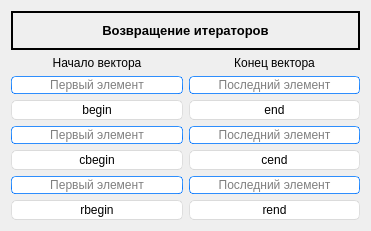
   <widget class="QWidget" name="">
    <property name="geometry">
     <rect>
      <x>10</x>
      <y>390</y>
      <width>371</width>
      <height>231</height>
     </rect>
    </property>
    <layout class="QVBoxLayout" name="verticalLayout_52">
     <item>
      <widget class="QLabel" name="label_25">
       <property name="font">
        <font>
         <pointsize>10</pointsize>
         <weight>75</weight>
         <bold>true</bold>
        </font>
       </property>
       <property name="styleSheet">
        <string notr="true">QLabel {
	color: #000000;
}</string>
       </property>
       <property name="frameShape">
        <enum>QFrame::Box</enum>
       </property>
       <property name="lineWidth">
        <number>2</number>
       </property>
       <property name="text">
        <string>Возвращение итераторов</string>
       </property>
       <property name="alignment">
        <set>Qt::AlignCenter</set>
       </property>
      </widget>
     </item>
     <item>
      <layout class="QVBoxLayout" name="verticalLayout_37">
       <item>
        <layout class="QHBoxLayout" name="horizontalLayout_5">
         <item>
          <widget class="QLabel" name="label_10">
           <property name="styleSheet">
            <string notr="true">QLabel {
	color: #000000;
}</string>
           </property>
           <property name="text">
            <string>Начало вектора</string>
           </property>
           <property name="alignment">
            <set>Qt::AlignCenter</set>
           </property>
          </widget>
         </item>
         <item>
          <widget class="QLabel" name="label_11">
           <property name="styleSheet">
            <string notr="true">QLabel {
	color: #000000;
}</string>
           </property>
           <property name="text">
            <string>Конец вектора</string>
           </property>
           <property name="alignment">
            <set>Qt::AlignCenter</set>
           </property>
          </widget>
         </item>
        </layout>
       </item>
       <item>
        <layout class="QHBoxLayout" name="horizontalLayout_2">
         <item>
          <layout class="QVBoxLayout" name="verticalLayout_23">
           <item>
            <layout class="QVBoxLayout" name="verticalLayout_16">
             <item>
              <widget class="QLineEdit" name="beginLine">
               <property name="styleSheet">
                <string notr="true">QLineEdit {
	border-width: 1px; border-radius: 4px;
	border-style: solid;
	border-color: qlineargradient(spread:pad, x1:0.5, y1:1, x2:0.5, y2:0, stop:0 rgba(0, 113, 255, 255), stop:1 rgba(91, 171, 252, 255));
}</string>
               </property>
               <property name="alignment">
                <set>Qt::AlignCenter</set>
               </property>
               <property name="placeholderText">
                <string>Первый элемент</string>
               </property>
              </widget>
             </item>
             <item>
              <widget class="QPushButton" name="begin">
               <property name="styleSheet">
                <string notr="true">QPushButton{
	border-style: solid;
	border-top-color: qlineargradient(spread:pad, x1:0.5, y1:1, x2:0.5, y2:0, stop:0 rgb(215, 215, 215), stop:1 rgb(222, 222, 222));
	border-right-color: qlineargradient(spread:pad, x1:0, y1:0.5, x2:1, y2:0.5, stop:0 rgb(217, 217, 217), stop:1 rgb(227, 227, 227));
	border-left-color: qlineargradient(spread:pad, x1:0, y1:0.5, x2:1, y2:0.5, stop:0 rgb(227, 227, 227), stop:1 rgb(217, 217, 217));
	border-bottom-color: qlineargradient(spread:pad, x1:0.5, y1:1, x2:0.5, y2:0, stop:0 rgb(215, 215, 215), stop:1 rgb(222, 222, 222));
	border-width: 1px;
	border-radius: 5px;
	color: rgb(0,0,0);
	padding: 2px;
	background-color: rgb(255,255,255);
}
QPushButton::default{
	border-style: solid;
	border-top-color: qlineargradient(spread:pad, x1:0.5, y1:1, x2:0.5, y2:0, stop:0 rgb(215, 215, 215), stop:1 rgb(222, 222, 222));
	border-right-color: qlineargradient(spread:pad, x1:0, y1:0.5, x2:1, y2:0.5, stop:0 rgb(217, 217, 217), stop:1 rgb(227, 227, 227));
	border-left-color: qlineargradient(spread:pad, x1:0, y1:0.5, x2:1, y2:0.5, stop:0 rgb(227, 227, 227), stop:1 rgb(217, 217, 217));
	border-bottom-color: qlineargradient(spread:pad, x1:0.5, y1:1, x2:0.5, y2:0, stop:0 rgb(215, 215, 215), stop:1 rgb(222, 222, 222));
	border-width: 1px;
	border-radius: 5px;
	color: rgb(0,0,0);
	padding: 2px;
	background-color: rgb(255,255,255);
}
QPushButton:hover{
	border-style: solid;
	border-top-color: qlineargradient(spread:pad, x1:0.5, y1:1, x2:0.5, y2:0, stop:0 rgb(195, 195, 195), stop:1 rgb(222, 222, 222));
	border-right-color: qlineargradient(spread:pad, x1:0, y1:0.5, x2:1, y2:0.5, stop:0 rgb(197, 197, 197), stop:1 rgb(227, 227, 227));
	border-left-color: qlineargradient(spread:pad, x1:0, y1:0.5, x2:1, y2:0.5, stop:0 rgb(227, 227, 227), stop:1 rgb(197, 197, 197));
	border-bottom-color: qlineargradient(spread:pad, x1:0.5, y1:1, x2:0.5, y2:0, stop:0 rgb(195, 195, 195), stop:1 rgb(222, 222, 222));
	border-width: 1px;
	border-radius: 5px;
	color: rgb(0,0,0);
	padding: 2px;
	background-color: rgb(255,255,255);
}
QPushButton:pressed{
	border-style: solid;
	border-top-color: qlineargradient(spread:pad, x1:0.5, y1:1, x2:0.5, y2:0, stop:0 rgb(215, 215, 215), stop:1 rgb(222, 222, 222));
	border-right-color: qlineargradient(spread:pad, x1:0, y1:0.5, x2:1, y2:0.5, stop:0 rgb(217, 217, 217), stop:1 rgb(227, 227, 227));
	border-left-color: qlineargradient(spread:pad, x1:0, y1:0.5, x2:1, y2:0.5, stop:0 rgb(227, 227, 227), stop:1 rgb(217, 217, 217));
	border-bottom-color: qlineargradient(spread:pad, x1:0.5, y1:1, x2:0.5, y2:0, stop:0 rgb(215, 215, 215), stop:1 rgb(222, 222, 222));
	border-width: 1px;
	border-radius: 5px;
	color: rgb(0,0,0);
	padding: 2px;
	background-color: rgb(142,142,142);
}
QPushButton:disabled{
	border-style: solid;
	border-top-color: qlineargradient(spread:pad, x1:0.5, y1:1, x2:0.5, y2:0, stop:0 rgb(215, 215, 215), stop:1 rgb(222, 222, 222));
	border-right-color: qlineargradient(spread:pad, x1:0, y1:0.5, x2:1, y2:0.5, stop:0 rgb(217, 217, 217), stop:1 rgb(227, 227, 227));
	border-left-color: qlineargradient(spread:pad, x1:0, y1:0.5, x2:1, y2:0.5, stop:0 rgb(227, 227, 227), stop:1 rgb(217, 217, 217));
	border-bottom-color: qlineargradient(spread:pad, x1:0.5, y1:1, x2:0.5, y2:0, stop:0 rgb(215, 215, 215), stop:1 rgb(222, 222, 222));
	border-width: 1px;
	border-radius: 5px;
	color: #808086;
	padding: 2px;
	background-color: rgb(142,142,142);
}</string>
               </property>
               <property name="text">
                <string>begin</string>
               </property>
              </widget>
             </item>
            </layout>
           </item>
           <item>
            <layout class="QVBoxLayout" name="verticalLayout_17">
             <item>
              <widget class="QLineEdit" name="cbeginLine">
               <property name="styleSheet">
                <string notr="true">QLineEdit {
	border-width: 1px; border-radius: 4px;
	border-style: solid;
	border-color: qlineargradient(spread:pad, x1:0.5, y1:1, x2:0.5, y2:0, stop:0 rgba(0, 113, 255, 255), stop:1 rgba(91, 171, 252, 255));
}</string>
               </property>
               <property name="alignment">
                <set>Qt::AlignCenter</set>
               </property>
               <property name="placeholderText">
                <string>Первый элемент</string>
               </property>
              </widget>
             </item>
             <item>
              <widget class="QPushButton" name="cbegin">
               <property name="styleSheet">
                <string notr="true">QPushButton{
	border-style: solid;
	border-top-color: qlineargradient(spread:pad, x1:0.5, y1:1, x2:0.5, y2:0, stop:0 rgb(215, 215, 215), stop:1 rgb(222, 222, 222));
	border-right-color: qlineargradient(spread:pad, x1:0, y1:0.5, x2:1, y2:0.5, stop:0 rgb(217, 217, 217), stop:1 rgb(227, 227, 227));
	border-left-color: qlineargradient(spread:pad, x1:0, y1:0.5, x2:1, y2:0.5, stop:0 rgb(227, 227, 227), stop:1 rgb(217, 217, 217));
	border-bottom-color: qlineargradient(spread:pad, x1:0.5, y1:1, x2:0.5, y2:0, stop:0 rgb(215, 215, 215), stop:1 rgb(222, 222, 222));
	border-width: 1px;
	border-radius: 5px;
	color: rgb(0,0,0);
	padding: 2px;
	background-color: rgb(255,255,255);
}
QPushButton::default{
	border-style: solid;
	border-top-color: qlineargradient(spread:pad, x1:0.5, y1:1, x2:0.5, y2:0, stop:0 rgb(215, 215, 215), stop:1 rgb(222, 222, 222));
	border-right-color: qlineargradient(spread:pad, x1:0, y1:0.5, x2:1, y2:0.5, stop:0 rgb(217, 217, 217), stop:1 rgb(227, 227, 227));
	border-left-color: qlineargradient(spread:pad, x1:0, y1:0.5, x2:1, y2:0.5, stop:0 rgb(227, 227, 227), stop:1 rgb(217, 217, 217));
	border-bottom-color: qlineargradient(spread:pad, x1:0.5, y1:1, x2:0.5, y2:0, stop:0 rgb(215, 215, 215), stop:1 rgb(222, 222, 222));
	border-width: 1px;
	border-radius: 5px;
	color: rgb(0,0,0);
	padding: 2px;
	background-color: rgb(255,255,255);
}
QPushButton:hover{
	border-style: solid;
	border-top-color: qlineargradient(spread:pad, x1:0.5, y1:1, x2:0.5, y2:0, stop:0 rgb(195, 195, 195), stop:1 rgb(222, 222, 222));
	border-right-color: qlineargradient(spread:pad, x1:0, y1:0.5, x2:1, y2:0.5, stop:0 rgb(197, 197, 197), stop:1 rgb(227, 227, 227));
	border-left-color: qlineargradient(spread:pad, x1:0, y1:0.5, x2:1, y2:0.5, stop:0 rgb(227, 227, 227), stop:1 rgb(197, 197, 197));
	border-bottom-color: qlineargradient(spread:pad, x1:0.5, y1:1, x2:0.5, y2:0, stop:0 rgb(195, 195, 195), stop:1 rgb(222, 222, 222));
	border-width: 1px;
	border-radius: 5px;
	color: rgb(0,0,0);
	padding: 2px;
	background-color: rgb(255,255,255);
}
QPushButton:pressed{
	border-style: solid;
	border-top-color: qlineargradient(spread:pad, x1:0.5, y1:1, x2:0.5, y2:0, stop:0 rgb(215, 215, 215), stop:1 rgb(222, 222, 222));
	border-right-color: qlineargradient(spread:pad, x1:0, y1:0.5, x2:1, y2:0.5, stop:0 rgb(217, 217, 217), stop:1 rgb(227, 227, 227));
	border-left-color: qlineargradient(spread:pad, x1:0, y1:0.5, x2:1, y2:0.5, stop:0 rgb(227, 227, 227), stop:1 rgb(217, 217, 217));
	border-bottom-color: qlineargradient(spread:pad, x1:0.5, y1:1, x2:0.5, y2:0, stop:0 rgb(215, 215, 215), stop:1 rgb(222, 222, 222));
	border-width: 1px;
	border-radius: 5px;
	color: rgb(0,0,0);
	padding: 2px;
	background-color: rgb(142,142,142);
}
QPushButton:disabled{
	border-style: solid;
	border-top-color: qlineargradient(spread:pad, x1:0.5, y1:1, x2:0.5, y2:0, stop:0 rgb(215, 215, 215), stop:1 rgb(222, 222, 222));
	border-right-color: qlineargradient(spread:pad, x1:0, y1:0.5, x2:1, y2:0.5, stop:0 rgb(217, 217, 217), stop:1 rgb(227, 227, 227));
	border-left-color: qlineargradient(spread:pad, x1:0, y1:0.5, x2:1, y2:0.5, stop:0 rgb(227, 227, 227), stop:1 rgb(217, 217, 217));
	border-bottom-color: qlineargradient(spread:pad, x1:0.5, y1:1, x2:0.5, y2:0, stop:0 rgb(215, 215, 215), stop:1 rgb(222, 222, 222));
	border-width: 1px;
	border-radius: 5px;
	color: #808086;
	padding: 2px;
	background-color: rgb(142,142,142);
}</string>
               </property>
               <property name="text">
                <string>cbegin</string>
               </property>
              </widget>
             </item>
            </layout>
           </item>
           <item>
            <layout class="QVBoxLayout" name="verticalLayout_18">
             <item>
              <widget class="QLineEdit" name="rbeginLine">
               <property name="styleSheet">
                <string notr="true">QLineEdit {
	border-width: 1px; border-radius: 4px;
	border-style: solid;
	border-color: qlineargradient(spread:pad, x1:0.5, y1:1, x2:0.5, y2:0, stop:0 rgba(0, 113, 255, 255), stop:1 rgba(91, 171, 252, 255));
}</string>
               </property>
               <property name="alignment">
                <set>Qt::AlignCenter</set>
               </property>
               <property name="placeholderText">
                <string>Первый элемент</string>
               </property>
              </widget>
             </item>
             <item>
              <widget class="QPushButton" name="rbegin">
               <property name="styleSheet">
                <string notr="true">QPushButton{
	border-style: solid;
	border-top-color: qlineargradient(spread:pad, x1:0.5, y1:1, x2:0.5, y2:0, stop:0 rgb(215, 215, 215), stop:1 rgb(222, 222, 222));
	border-right-color: qlineargradient(spread:pad, x1:0, y1:0.5, x2:1, y2:0.5, stop:0 rgb(217, 217, 217), stop:1 rgb(227, 227, 227));
	border-left-color: qlineargradient(spread:pad, x1:0, y1:0.5, x2:1, y2:0.5, stop:0 rgb(227, 227, 227), stop:1 rgb(217, 217, 217));
	border-bottom-color: qlineargradient(spread:pad, x1:0.5, y1:1, x2:0.5, y2:0, stop:0 rgb(215, 215, 215), stop:1 rgb(222, 222, 222));
	border-width: 1px;
	border-radius: 5px;
	color: rgb(0,0,0);
	padding: 2px;
	background-color: rgb(255,255,255);
}
QPushButton::default{
	border-style: solid;
	border-top-color: qlineargradient(spread:pad, x1:0.5, y1:1, x2:0.5, y2:0, stop:0 rgb(215, 215, 215), stop:1 rgb(222, 222, 222));
	border-right-color: qlineargradient(spread:pad, x1:0, y1:0.5, x2:1, y2:0.5, stop:0 rgb(217, 217, 217), stop:1 rgb(227, 227, 227));
	border-left-color: qlineargradient(spread:pad, x1:0, y1:0.5, x2:1, y2:0.5, stop:0 rgb(227, 227, 227), stop:1 rgb(217, 217, 217));
	border-bottom-color: qlineargradient(spread:pad, x1:0.5, y1:1, x2:0.5, y2:0, stop:0 rgb(215, 215, 215), stop:1 rgb(222, 222, 222));
	border-width: 1px;
	border-radius: 5px;
	color: rgb(0,0,0);
	padding: 2px;
	background-color: rgb(255,255,255);
}
QPushButton:hover{
	border-style: solid;
	border-top-color: qlineargradient(spread:pad, x1:0.5, y1:1, x2:0.5, y2:0, stop:0 rgb(195, 195, 195), stop:1 rgb(222, 222, 222));
	border-right-color: qlineargradient(spread:pad, x1:0, y1:0.5, x2:1, y2:0.5, stop:0 rgb(197, 197, 197), stop:1 rgb(227, 227, 227));
	border-left-color: qlineargradient(spread:pad, x1:0, y1:0.5, x2:1, y2:0.5, stop:0 rgb(227, 227, 227), stop:1 rgb(197, 197, 197));
	border-bottom-color: qlineargradient(spread:pad, x1:0.5, y1:1, x2:0.5, y2:0, stop:0 rgb(195, 195, 195), stop:1 rgb(222, 222, 222));
	border-width: 1px;
	border-radius: 5px;
	color: rgb(0,0,0);
	padding: 2px;
	background-color: rgb(255,255,255);
}
QPushButton:pressed{
	border-style: solid;
	border-top-color: qlineargradient(spread:pad, x1:0.5, y1:1, x2:0.5, y2:0, stop:0 rgb(215, 215, 215), stop:1 rgb(222, 222, 222));
	border-right-color: qlineargradient(spread:pad, x1:0, y1:0.5, x2:1, y2:0.5, stop:0 rgb(217, 217, 217), stop:1 rgb(227, 227, 227));
	border-left-color: qlineargradient(spread:pad, x1:0, y1:0.5, x2:1, y2:0.5, stop:0 rgb(227, 227, 227), stop:1 rgb(217, 217, 217));
	border-bottom-color: qlineargradient(spread:pad, x1:0.5, y1:1, x2:0.5, y2:0, stop:0 rgb(215, 215, 215), stop:1 rgb(222, 222, 222));
	border-width: 1px;
	border-radius: 5px;
	color: rgb(0,0,0);
	padding: 2px;
	background-color: rgb(142,142,142);
}
QPushButton:disabled{
	border-style: solid;
	border-top-color: qlineargradient(spread:pad, x1:0.5, y1:1, x2:0.5, y2:0, stop:0 rgb(215, 215, 215), stop:1 rgb(222, 222, 222));
	border-right-color: qlineargradient(spread:pad, x1:0, y1:0.5, x2:1, y2:0.5, stop:0 rgb(217, 217, 217), stop:1 rgb(227, 227, 227));
	border-left-color: qlineargradient(spread:pad, x1:0, y1:0.5, x2:1, y2:0.5, stop:0 rgb(227, 227, 227), stop:1 rgb(217, 217, 217));
	border-bottom-color: qlineargradient(spread:pad, x1:0.5, y1:1, x2:0.5, y2:0, stop:0 rgb(215, 215, 215), stop:1 rgb(222, 222, 222));
	border-width: 1px;
	border-radius: 5px;
	color: #808086;
	padding: 2px;
	background-color: rgb(142,142,142);
}</string>
               </property>
               <property name="text">
                <string>rbegin</string>
               </property>
              </widget>
             </item>
            </layout>
           </item>
          </layout>
         </item>
         <item>
          <layout class="QVBoxLayout" name="verticalLayout_22">
           <item>
            <layout class="QVBoxLayout" name="verticalLayout_19">
             <item>
              <widget class="QLineEdit" name="endLine">
               <property name="styleSheet">
                <string notr="true">QLineEdit {
	border-width: 1px; border-radius: 4px;
	border-style: solid;
	border-color: qlineargradient(spread:pad, x1:0.5, y1:1, x2:0.5, y2:0, stop:0 rgba(0, 113, 255, 255), stop:1 rgba(91, 171, 252, 255));
}</string>
               </property>
               <property name="alignment">
                <set>Qt::AlignCenter</set>
               </property>
               <property name="placeholderText">
                <string>Последний элемент</string>
               </property>
              </widget>
             </item>
             <item>
              <widget class="QPushButton" name="end">
               <property name="styleSheet">
                <string notr="true">QPushButton{
	border-style: solid;
	border-top-color: qlineargradient(spread:pad, x1:0.5, y1:1, x2:0.5, y2:0, stop:0 rgb(215, 215, 215), stop:1 rgb(222, 222, 222));
	border-right-color: qlineargradient(spread:pad, x1:0, y1:0.5, x2:1, y2:0.5, stop:0 rgb(217, 217, 217), stop:1 rgb(227, 227, 227));
	border-left-color: qlineargradient(spread:pad, x1:0, y1:0.5, x2:1, y2:0.5, stop:0 rgb(227, 227, 227), stop:1 rgb(217, 217, 217));
	border-bottom-color: qlineargradient(spread:pad, x1:0.5, y1:1, x2:0.5, y2:0, stop:0 rgb(215, 215, 215), stop:1 rgb(222, 222, 222));
	border-width: 1px;
	border-radius: 5px;
	color: rgb(0,0,0);
	padding: 2px;
	background-color: rgb(255,255,255);
}
QPushButton::default{
	border-style: solid;
	border-top-color: qlineargradient(spread:pad, x1:0.5, y1:1, x2:0.5, y2:0, stop:0 rgb(215, 215, 215), stop:1 rgb(222, 222, 222));
	border-right-color: qlineargradient(spread:pad, x1:0, y1:0.5, x2:1, y2:0.5, stop:0 rgb(217, 217, 217), stop:1 rgb(227, 227, 227));
	border-left-color: qlineargradient(spread:pad, x1:0, y1:0.5, x2:1, y2:0.5, stop:0 rgb(227, 227, 227), stop:1 rgb(217, 217, 217));
	border-bottom-color: qlineargradient(spread:pad, x1:0.5, y1:1, x2:0.5, y2:0, stop:0 rgb(215, 215, 215), stop:1 rgb(222, 222, 222));
	border-width: 1px;
	border-radius: 5px;
	color: rgb(0,0,0);
	padding: 2px;
	background-color: rgb(255,255,255);
}
QPushButton:hover{
	border-style: solid;
	border-top-color: qlineargradient(spread:pad, x1:0.5, y1:1, x2:0.5, y2:0, stop:0 rgb(195, 195, 195), stop:1 rgb(222, 222, 222));
	border-right-color: qlineargradient(spread:pad, x1:0, y1:0.5, x2:1, y2:0.5, stop:0 rgb(197, 197, 197), stop:1 rgb(227, 227, 227));
	border-left-color: qlineargradient(spread:pad, x1:0, y1:0.5, x2:1, y2:0.5, stop:0 rgb(227, 227, 227), stop:1 rgb(197, 197, 197));
	border-bottom-color: qlineargradient(spread:pad, x1:0.5, y1:1, x2:0.5, y2:0, stop:0 rgb(195, 195, 195), stop:1 rgb(222, 222, 222));
	border-width: 1px;
	border-radius: 5px;
	color: rgb(0,0,0);
	padding: 2px;
	background-color: rgb(255,255,255);
}
QPushButton:pressed{
	border-style: solid;
	border-top-color: qlineargradient(spread:pad, x1:0.5, y1:1, x2:0.5, y2:0, stop:0 rgb(215, 215, 215), stop:1 rgb(222, 222, 222));
	border-right-color: qlineargradient(spread:pad, x1:0, y1:0.5, x2:1, y2:0.5, stop:0 rgb(217, 217, 217), stop:1 rgb(227, 227, 227));
	border-left-color: qlineargradient(spread:pad, x1:0, y1:0.5, x2:1, y2:0.5, stop:0 rgb(227, 227, 227), stop:1 rgb(217, 217, 217));
	border-bottom-color: qlineargradient(spread:pad, x1:0.5, y1:1, x2:0.5, y2:0, stop:0 rgb(215, 215, 215), stop:1 rgb(222, 222, 222));
	border-width: 1px;
	border-radius: 5px;
	color: rgb(0,0,0);
	padding: 2px;
	background-color: rgb(142,142,142);
}
QPushButton:disabled{
	border-style: solid;
	border-top-color: qlineargradient(spread:pad, x1:0.5, y1:1, x2:0.5, y2:0, stop:0 rgb(215, 215, 215), stop:1 rgb(222, 222, 222));
	border-right-color: qlineargradient(spread:pad, x1:0, y1:0.5, x2:1, y2:0.5, stop:0 rgb(217, 217, 217), stop:1 rgb(227, 227, 227));
	border-left-color: qlineargradient(spread:pad, x1:0, y1:0.5, x2:1, y2:0.5, stop:0 rgb(227, 227, 227), stop:1 rgb(217, 217, 217));
	border-bottom-color: qlineargradient(spread:pad, x1:0.5, y1:1, x2:0.5, y2:0, stop:0 rgb(215, 215, 215), stop:1 rgb(222, 222, 222));
	border-width: 1px;
	border-radius: 5px;
	color: #808086;
	padding: 2px;
	background-color: rgb(142,142,142);
}</string>
               </property>
               <property name="text">
                <string>end</string>
               </property>
              </widget>
             </item>
            </layout>
           </item>
           <item>
            <layout class="QVBoxLayout" name="verticalLayout_20">
             <item>
              <widget class="QLineEdit" name="cendLine">
               <property name="styleSheet">
                <string notr="true">QLineEdit {
	border-width: 1px; border-radius: 4px;
	border-style: solid;
	border-color: qlineargradient(spread:pad, x1:0.5, y1:1, x2:0.5, y2:0, stop:0 rgba(0, 113, 255, 255), stop:1 rgba(91, 171, 252, 255));
}</string>
               </property>
               <property name="alignment">
                <set>Qt::AlignCenter</set>
               </property>
               <property name="placeholderText">
                <string>Последний элемент</string>
               </property>
              </widget>
             </item>
             <item>
              <widget class="QPushButton" name="cend">
               <property name="styleSheet">
                <string notr="true">QPushButton{
	border-style: solid;
	border-top-color: qlineargradient(spread:pad, x1:0.5, y1:1, x2:0.5, y2:0, stop:0 rgb(215, 215, 215), stop:1 rgb(222, 222, 222));
	border-right-color: qlineargradient(spread:pad, x1:0, y1:0.5, x2:1, y2:0.5, stop:0 rgb(217, 217, 217), stop:1 rgb(227, 227, 227));
	border-left-color: qlineargradient(spread:pad, x1:0, y1:0.5, x2:1, y2:0.5, stop:0 rgb(227, 227, 227), stop:1 rgb(217, 217, 217));
	border-bottom-color: qlineargradient(spread:pad, x1:0.5, y1:1, x2:0.5, y2:0, stop:0 rgb(215, 215, 215), stop:1 rgb(222, 222, 222));
	border-width: 1px;
	border-radius: 5px;
	color: rgb(0,0,0);
	padding: 2px;
	background-color: rgb(255,255,255);
}
QPushButton::default{
	border-style: solid;
	border-top-color: qlineargradient(spread:pad, x1:0.5, y1:1, x2:0.5, y2:0, stop:0 rgb(215, 215, 215), stop:1 rgb(222, 222, 222));
	border-right-color: qlineargradient(spread:pad, x1:0, y1:0.5, x2:1, y2:0.5, stop:0 rgb(217, 217, 217), stop:1 rgb(227, 227, 227));
	border-left-color: qlineargradient(spread:pad, x1:0, y1:0.5, x2:1, y2:0.5, stop:0 rgb(227, 227, 227), stop:1 rgb(217, 217, 217));
	border-bottom-color: qlineargradient(spread:pad, x1:0.5, y1:1, x2:0.5, y2:0, stop:0 rgb(215, 215, 215), stop:1 rgb(222, 222, 222));
	border-width: 1px;
	border-radius: 5px;
	color: rgb(0,0,0);
	padding: 2px;
	background-color: rgb(255,255,255);
}
QPushButton:hover{
	border-style: solid;
	border-top-color: qlineargradient(spread:pad, x1:0.5, y1:1, x2:0.5, y2:0, stop:0 rgb(195, 195, 195), stop:1 rgb(222, 222, 222));
	border-right-color: qlineargradient(spread:pad, x1:0, y1:0.5, x2:1, y2:0.5, stop:0 rgb(197, 197, 197), stop:1 rgb(227, 227, 227));
	border-left-color: qlineargradient(spread:pad, x1:0, y1:0.5, x2:1, y2:0.5, stop:0 rgb(227, 227, 227), stop:1 rgb(197, 197, 197));
	border-bottom-color: qlineargradient(spread:pad, x1:0.5, y1:1, x2:0.5, y2:0, stop:0 rgb(195, 195, 195), stop:1 rgb(222, 222, 222));
	border-width: 1px;
	border-radius: 5px;
	color: rgb(0,0,0);
	padding: 2px;
	background-color: rgb(255,255,255);
}
QPushButton:pressed{
	border-style: solid;
	border-top-color: qlineargradient(spread:pad, x1:0.5, y1:1, x2:0.5, y2:0, stop:0 rgb(215, 215, 215), stop:1 rgb(222, 222, 222));
	border-right-color: qlineargradient(spread:pad, x1:0, y1:0.5, x2:1, y2:0.5, stop:0 rgb(217, 217, 217), stop:1 rgb(227, 227, 227));
	border-left-color: qlineargradient(spread:pad, x1:0, y1:0.5, x2:1, y2:0.5, stop:0 rgb(227, 227, 227), stop:1 rgb(217, 217, 217));
	border-bottom-color: qlineargradient(spread:pad, x1:0.5, y1:1, x2:0.5, y2:0, stop:0 rgb(215, 215, 215), stop:1 rgb(222, 222, 222));
	border-width: 1px;
	border-radius: 5px;
	color: rgb(0,0,0);
	padding: 2px;
	background-color: rgb(142,142,142);
}
QPushButton:disabled{
	border-style: solid;
	border-top-color: qlineargradient(spread:pad, x1:0.5, y1:1, x2:0.5, y2:0, stop:0 rgb(215, 215, 215), stop:1 rgb(222, 222, 222));
	border-right-color: qlineargradient(spread:pad, x1:0, y1:0.5, x2:1, y2:0.5, stop:0 rgb(217, 217, 217), stop:1 rgb(227, 227, 227));
	border-left-color: qlineargradient(spread:pad, x1:0, y1:0.5, x2:1, y2:0.5, stop:0 rgb(227, 227, 227), stop:1 rgb(217, 217, 217));
	border-bottom-color: qlineargradient(spread:pad, x1:0.5, y1:1, x2:0.5, y2:0, stop:0 rgb(215, 215, 215), stop:1 rgb(222, 222, 222));
	border-width: 1px;
	border-radius: 5px;
	color: #808086;
	padding: 2px;
	background-color: rgb(142,142,142);
}</string>
               </property>
               <property name="text">
                <string>cend</string>
               </property>
              </widget>
             </item>
            </layout>
           </item>
           <item>
            <layout class="QVBoxLayout" name="verticalLayout_21">
             <item>
              <widget class="QLineEdit" name="rendLine">
               <property name="styleSheet">
                <string notr="true">QLineEdit {
	border-width: 1px; border-radius: 4px;
	border-style: solid;
	border-color: qlineargradient(spread:pad, x1:0.5, y1:1, x2:0.5, y2:0, stop:0 rgba(0, 113, 255, 255), stop:1 rgba(91, 171, 252, 255));
}</string>
               </property>
               <property name="alignment">
                <set>Qt::AlignCenter</set>
               </property>
               <property name="placeholderText">
                <string>Последний элемент</string>
               </property>
              </widget>
             </item>
             <item>
              <widget class="QPushButton" name="rend">
               <property name="styleSheet">
                <string notr="true">QPushButton{
	border-style: solid;
	border-top-color: qlineargradient(spread:pad, x1:0.5, y1:1, x2:0.5, y2:0, stop:0 rgb(215, 215, 215), stop:1 rgb(222, 222, 222));
	border-right-color: qlineargradient(spread:pad, x1:0, y1:0.5, x2:1, y2:0.5, stop:0 rgb(217, 217, 217), stop:1 rgb(227, 227, 227));
	border-left-color: qlineargradient(spread:pad, x1:0, y1:0.5, x2:1, y2:0.5, stop:0 rgb(227, 227, 227), stop:1 rgb(217, 217, 217));
	border-bottom-color: qlineargradient(spread:pad, x1:0.5, y1:1, x2:0.5, y2:0, stop:0 rgb(215, 215, 215), stop:1 rgb(222, 222, 222));
	border-width: 1px;
	border-radius: 5px;
	color: rgb(0,0,0);
	padding: 2px;
	background-color: rgb(255,255,255);
}
QPushButton::default{
	border-style: solid;
	border-top-color: qlineargradient(spread:pad, x1:0.5, y1:1, x2:0.5, y2:0, stop:0 rgb(215, 215, 215), stop:1 rgb(222, 222, 222));
	border-right-color: qlineargradient(spread:pad, x1:0, y1:0.5, x2:1, y2:0.5, stop:0 rgb(217, 217, 217), stop:1 rgb(227, 227, 227));
	border-left-color: qlineargradient(spread:pad, x1:0, y1:0.5, x2:1, y2:0.5, stop:0 rgb(227, 227, 227), stop:1 rgb(217, 217, 217));
	border-bottom-color: qlineargradient(spread:pad, x1:0.5, y1:1, x2:0.5, y2:0, stop:0 rgb(215, 215, 215), stop:1 rgb(222, 222, 222));
	border-width: 1px;
	border-radius: 5px;
	color: rgb(0,0,0);
	padding: 2px;
	background-color: rgb(255,255,255);
}
QPushButton:hover{
	border-style: solid;
	border-top-color: qlineargradient(spread:pad, x1:0.5, y1:1, x2:0.5, y2:0, stop:0 rgb(195, 195, 195), stop:1 rgb(222, 222, 222));
	border-right-color: qlineargradient(spread:pad, x1:0, y1:0.5, x2:1, y2:0.5, stop:0 rgb(197, 197, 197), stop:1 rgb(227, 227, 227));
	border-left-color: qlineargradient(spread:pad, x1:0, y1:0.5, x2:1, y2:0.5, stop:0 rgb(227, 227, 227), stop:1 rgb(197, 197, 197));
	border-bottom-color: qlineargradient(spread:pad, x1:0.5, y1:1, x2:0.5, y2:0, stop:0 rgb(195, 195, 195), stop:1 rgb(222, 222, 222));
	border-width: 1px;
	border-radius: 5px;
	color: rgb(0,0,0);
	padding: 2px;
	background-color: rgb(255,255,255);
}
QPushButton:pressed{
	border-style: solid;
	border-top-color: qlineargradient(spread:pad, x1:0.5, y1:1, x2:0.5, y2:0, stop:0 rgb(215, 215, 215), stop:1 rgb(222, 222, 222));
	border-right-color: qlineargradient(spread:pad, x1:0, y1:0.5, x2:1, y2:0.5, stop:0 rgb(217, 217, 217), stop:1 rgb(227, 227, 227));
	border-left-color: qlineargradient(spread:pad, x1:0, y1:0.5, x2:1, y2:0.5, stop:0 rgb(227, 227, 227), stop:1 rgb(217, 217, 217));
	border-bottom-color: qlineargradient(spread:pad, x1:0.5, y1:1, x2:0.5, y2:0, stop:0 rgb(215, 215, 215), stop:1 rgb(222, 222, 222));
	border-width: 1px;
	border-radius: 5px;
	color: rgb(0,0,0);
	padding: 2px;
	background-color: rgb(142,142,142);
}
QPushButton:disabled{
	border-style: solid;
	border-top-color: qlineargradient(spread:pad, x1:0.5, y1:1, x2:0.5, y2:0, stop:0 rgb(215, 215, 215), stop:1 rgb(222, 222, 222));
	border-right-color: qlineargradient(spread:pad, x1:0, y1:0.5, x2:1, y2:0.5, stop:0 rgb(217, 217, 217), stop:1 rgb(227, 227, 227));
	border-left-color: qlineargradient(spread:pad, x1:0, y1:0.5, x2:1, y2:0.5, stop:0 rgb(227, 227, 227), stop:1 rgb(217, 217, 217));
	border-bottom-color: qlineargradient(spread:pad, x1:0.5, y1:1, x2:0.5, y2:0, stop:0 rgb(215, 215, 215), stop:1 rgb(222, 222, 222));
	border-width: 1px;
	border-radius: 5px;
	color: #808086;
	padding: 2px;
	background-color: rgb(142,142,142);
}</string>
               </property>
               <property name="text">
                <string>rend</string>
               </property>
              </widget>
             </item>
            </layout>
           </item>
          </layout>
         </item>
        </layout>
       </item>
      </layout>
     </item>
    </layout>
   </widget>
